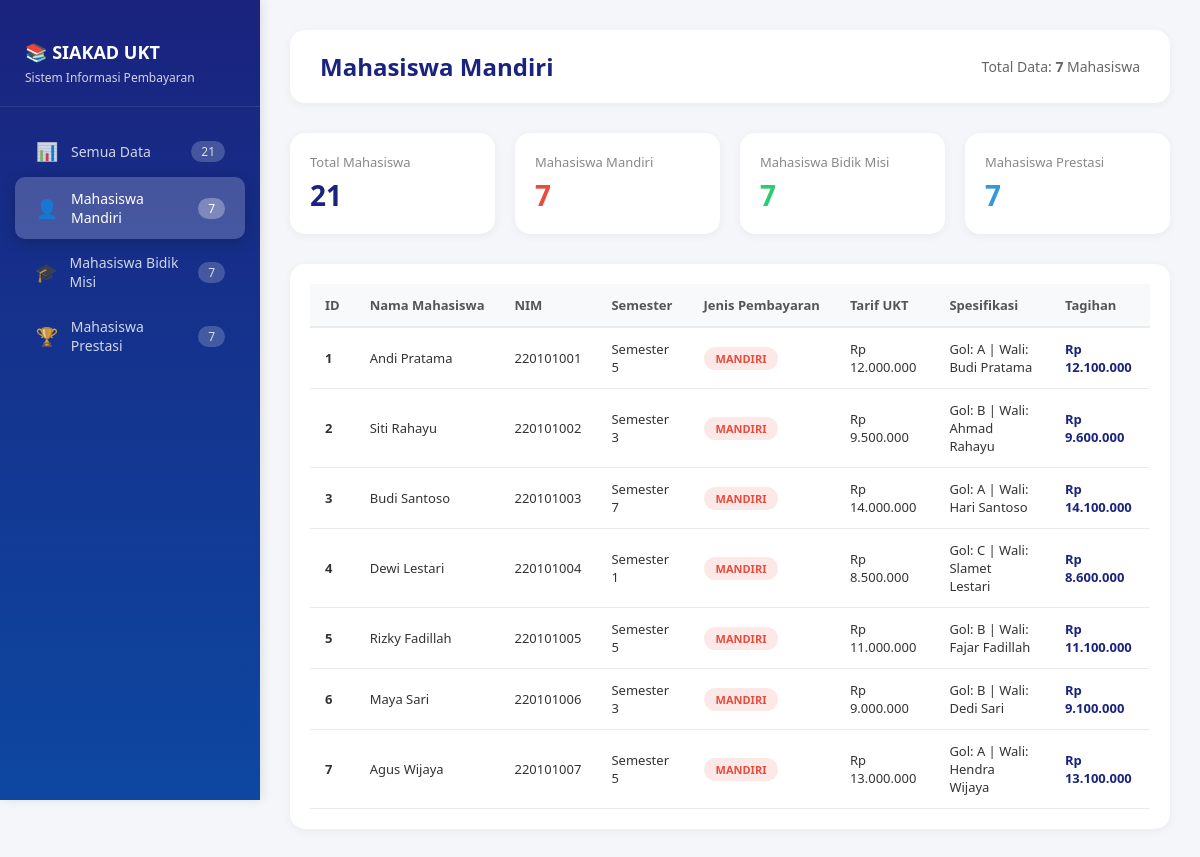
Page /?menu=mandiri on the committed database.
### tables this page shows
CREATE TABLE `tabel_mahasiswa` (
  `id_mahasiswa` int NOT NULL,
  `nama_mahasiswa` varchar(100) NOT NULL,
  `nim` varchar(20) NOT NULL,
  `semester` int NOT NULL,
  `tarif_ukt_nominal` decimal(15,2) NOT NULL,
  `jenis_pembayaran` enum('Mandiri','Bidik Misi','Prestasi') NOT NULL,
  `golongan_ukt` varchar(10) DEFAULT NULL,
  `nama_wali` varchar(100) DEFAULT NULL,
  `nomor_kip_kuliah` varchar(50) DEFAULT NULL,
  `dana_saku_subsidi` decimal(15,2) DEFAULT NULL,
  `nama_instansi_beasiswa` varchar(100) DEFAULT NULL,
  `minimal_ukt_bersyarat` decimal(15,2) DEFAULT NULL
);

### koneksi.php (called while the page is built, shortened)
<?php
class Database {
    private $host = 'localhost';
    private $username = 'root';
    private $password = '';
    private $database = 'db_uas_pbo_trpl1a_hazelransykrishna';
    private $connection;
    private function connect() {
        $this->connection = new mysqli($this->host, $this->username, $this->password, $this->database);
        $this->connection->set_charset("utf8");
    }
    public function prepare($sql) {
        return $this->connection->prepare($sql);
    }
}
$db = new Database();
?>

### Mahasiswa.php (called while the page is built, shortened)
<?php
abstract class Mahasiswa {
    public function __construct($id_mahasiswa, $nama_mahasiswa, $nim, $semester, $tarif_ukt_nominal, $jenis_pembayaran, $db = null) {
        $this->tarif_ukt_nominal = $tarif_ukt_nominal;
    }
}
?>

### MahasiswaMandiri.php (called while the page is built, shortened)
<?php
require_once 'Mahasiswa.php';
class MahasiswaMandiri extends Mahasiswa {
    public function hitungTagihanSemester() {
        $tagihan = $this->tarif_ukt_nominal + 100000;
        return $tagihan;
    }
}
?>

### index.php (the view, shortened to what this page needs)
<?php
require_once 'koneksi.php';
require_once 'Mahasiswa.php';
require_once 'MahasiswaMandiri.php';
require_once 'MahasiswaPrestasi.php';
$conn = $db->getConnection();
$menu = isset($_GET['menu']) ? $_GET['menu'] : 'semua';
function getDataMahasiswa($db, $conn, $jenis = null) {
    if ($jenis === null) {
        $query = "SELECT * FROM tabel_mahasiswa ORDER BY id_mahasiswa";
        $result = $db->query($query);
    } else {
        $query = "SELECT * FROM tabel_mahasiswa WHERE jenis_pembayaran = ? ORDER BY id_mahasiswa";
        $stmt = $db->prepare($query);
        $stmt->bind_param("s", $jenis);
        $stmt->execute();
        $result = $stmt->get_result();
    }
    $data = [];
    if ($result) {
        while ($row = $result->fetch_assoc()) {
            $data[] = $row;
        }
    }
    return $data;
}
function createMahasiswaObject($data, $conn) {
    $jenis = $data['jenis_pembayaran'];
    switch ($jenis) {
        case 'Mandiri':
            return new MahasiswaMandiri(
                $data['id_mahasiswa'],
                $data['nama_mahasiswa'],
                $data['nim'],
                $data['semester'],
                $data['tarif_ukt_nominal'],
                $data['golongan_ukt'],
                $data['nama_wali'],
                $conn
            );
    }
}
if ($menu == 'mandiri') {
    $dataMahasiswa = getDataMahasiswa($db, $conn, 'Mandiri');
    $title = 'Mahasiswa Mandiri';
} elseif ($menu == 'bidikmisi') {
    $dataMahasiswa = getDataMahasiswa($db, $conn, 'Bidik Misi');
    $title = 'Mahasiswa Bidik Misi';
} elseif ($menu == 'prestasi') {
    $dataMahasiswa = getDataMahasiswa($db, $conn, 'Prestasi');
    $title = 'Mahasiswa Prestasi';
} else {
    $dataMahasiswa = getDataMahasiswa($db, $conn);
    $title = 'Semua Data Mahasiswa';
}
$totalMandiri = count(getDataMahasiswa($db, $conn, 'Mandiri'));
$totalBidikMisi = count(getDataMahasiswa($db, $conn, 'Bidik Misi'));
$totalPrestasi = count(getDataMahasiswa($db, $conn, 'Prestasi'));
$totalSemua = $totalMandiri + $totalBidikMisi + $totalPrestasi;
?>
<!DOCTYPE html>
<html lang="id">
<head>
</head>
<body>
    <div class="sidebar">
        <div class="sidebar-header">
            <h2>📚 SIAKAD UKT</h2>
            <p>Sistem Informasi Pembayaran</p>
        </div>
        <ul class="sidebar-menu">
            <li>
                <a href="?menu=semua" class="<?= $menu == 'semua' ? 'active' : '' ?>">
                    <span class="icon">📊</span>
                    Semua Data
                    <span class="badge"><?= $totalSemua ?></span>
                </a>
            </li>
            <li>
                <a href="?menu=mandiri" class="<?= $menu == 'mandiri' ? 'active' : '' ?>">
                    <span class="icon">👤</span>
                    Mahasiswa Mandiri
                    <span class="badge"><?= $totalMandiri ?></span>
                </a>
            </li>
            <li>
                <a href="?menu=bidikmisi" class="<?= $menu == 'bidikmisi' ? 'active' : '' ?>">
                    <span class="icon">🎓</span>
                    Mahasiswa Bidik Misi
                    <span class="badge"><?= $totalBidikMisi ?></span>
                </a>
            </li>
            <li>
                <a href="?menu=prestasi" class="<?= $menu == 'prestasi' ? 'active' : '' ?>">
                    <span class="icon">🏆</span>
                    Mahasiswa Prestasi
                    <span class="badge"><?= $totalPrestasi ?></span>
                </a>
            </li>
        </ul>
    </div>
    <div class="main-content">
        <div class="header">
            <h1><?= $title ?></h1>
            <div class="info">
                Total Data: <strong><?= count($dataMahasiswa) ?></strong> Mahasiswa
            </div>
        </div>
        <div class="stats">
            <div class="stat-card">
                <div class="stat-title">Total Mahasiswa</div>
                <div class="stat-number semua"><?= $totalSemua ?></div>
            </div>
            <div class="stat-card">
                <div class="stat-title">Mahasiswa Mandiri</div>
                <div class="stat-number mandiri"><?= $totalMandiri ?></div>
            </div>
            <div class="stat-card">
                <div class="stat-title">Mahasiswa Bidik Misi</div>
                <div class="stat-number bidikmisi"><?= $totalBidikMisi ?></div>
            </div>
            <div class="stat-card">
                <div class="stat-title">Mahasiswa Prestasi</div>
                <div class="stat-number prestasi"><?= $totalPrestasi ?></div>
            </div>
        </div>
        <div class="table-container">
            <?php if (count($dataMahasiswa) > 0): ?>
            <table>
                <thead>
                    <tr>
                        <th>ID</th>
                        <th>Nama Mahasiswa</th>
                        <th>NIM</th>
                        <th>Semester</th>
                        <th>Jenis Pembayaran</th>
                        <th>Tarif UKT</th>
                        <th>Spesifikasi</th>
                        <th>Tagihan</th>
                    </tr>
                </thead>
                <tbody>
                    <?php foreach ($dataMahasiswa as $data):
                        $obj = createMahasiswaObject($data, $conn);
                        $tagihan = $obj ? $obj->hitungTagihanSemester() : 0;
                        $spesifikasi = '-';
                        if ($data['jenis_pembayaran'] == 'Mandiri') {
                            $spesifikasi = 'Gol: ' . $data['golongan_ukt'] . ' | Wali: ' . $data['nama_wali'];
                        } elseif ($data['jenis_pembayaran'] == 'Bidik Misi') {
                            $spesifikasi = 'KIP: ' . $data['nomor_kip_kuliah'] . ' | Dana: Rp ' . number_format($data['dana_saku_subsidi'], 0, ',', '.');
                        } elseif ($data['jenis_pembayaran'] == 'Prestasi') {
                            $spesifikasi = $data['nama_instansi_beasiswa'] . ' | Minimal: Rp ' . number_format($data['minimal_ukt_bersyarat'], 0, ',', '.');
                        }
                        $badgeClass = '';
                        if ($data['jenis_pembayaran'] == 'Mandiri') {
                            $badgeClass = 'badge-mandiri';
                        } elseif ($data['jenis_pembayaran'] == 'Bidik Misi') {
                            $badgeClass = 'badge-bidikmisi';
                        } elseif ($data['jenis_pembayaran'] == 'Prestasi') {
                            $badgeClass = 'badge-prestasi';
                        }
                    ?>
                    <tr>
                        <td><strong><?= $data['id_mahasiswa'] ?></strong></td>
                        <td><?= htmlspecialchars($data['nama_mahasiswa']) ?></td>
                        <td><?= htmlspecialchars($data['nim']) ?></td>
                        <td>Semester <?= $data['semester'] ?></td>
                        <td>
                            <span class="badge-status <?= $badgeClass ?>">
                                <?= $data['jenis_pembayaran'] ?>
                            </span>
                        </td>
                        <td>Rp <?= number_format($data['tarif_ukt_nominal'], 0, ',', '.') ?></td>
                        <td><?= htmlspecialchars($spesifikasi) ?></td>
                        <td>
                            <?php if ($tagihan == 0): ?>
                                <span class="tagihan-gratis">GRATIS</span>
                            <?php else: ?>
                                <span class="tagihan">Rp <?= number_format($tagihan, 0, ',', '.') ?></span>
                            <?php endif; ?>
                        </td>
                    </tr>
                    <?php endforeach; ?>
                </tbody>
            </table>
            <?php else: ?>
                <div class="no-data">
                    <p>📭 Belum ada data mahasiswa untuk kategori ini.</p>
                </div>
            <?php endif; ?>
        </div>
    </div>
</body>
</html>

### index.php (style rules this page uses)
* { margin: 0; padding: 0; box-sizing: border-box; }
body { font-family: 'Segoe UI', Tahoma, Geneva, Verdana, sans-serif; background: #f4f6f9; display: flex; min-height: 100vh; }
.sidebar { width: 260px; background: linear-gradient(180deg, #1a237e 0%, #0d47a1 100%); color: white; padding: 20px 0; position: fixed; height: 100vh; overflow-y: auto; box-shadow: 2px 0 10px rgba(0,0,0,0.1); z-index: 1000; }
.sidebar-header { padding: 20px 25px; border-bottom: 1px solid rgba(255,255,255,0.1); margin-bottom: 20px; }
.sidebar-header h2 { font-size: 18px; font-weight: 700; margin-bottom: 5px; display: flex; align-items: center; gap: 10px; }
.sidebar-header p { font-size: 12px; opacity: 0.8; }
.sidebar-menu { list-style: none; padding: 0; }
.sidebar-menu li { margin: 2px 15px; }
.sidebar-menu li a { display: flex; align-items: center; padding: 12px 20px; color: rgba(255,255,255,0.8); text-decoration: none; border-radius: 10px; transition: all 0.3s; font-size: 14px; font-weight: 500; }
.sidebar-menu li a.active { background: rgba(255,255,255,0.2); color: white; box-shadow: 0 4px 15px rgba(0,0,0,0.2); }
.sidebar-menu li a .icon { margin-right: 12px; font-size: 18px; width: 24px; text-align: center; }
.sidebar-menu li a .badge { margin-left: auto; background: rgba(255,255,255,0.2); padding: 2px 10px; border-radius: 20px; font-size: 12px; }
.sidebar-menu li a.active .badge { background: rgba(255,255,255,0.3); }
.main-content { margin-left: 260px; padding: 30px; width: 100%; }
.header { display: flex; justify-content: space-between; align-items: center; margin-bottom: 30px; background: white; padding: 20px 30px; border-radius: 15px; box-shadow: 0 2px 10px rgba(0,0,0,0.05); }
.header h1 { font-size: 24px; color: #1a237e; font-weight: 700; }
.header .info { color: #666; font-size: 14px; }
.stats { display: grid; grid-template-columns: repeat(4, 1fr); gap: 20px; margin-bottom: 30px; }
.stat-card { background: white; padding: 20px; border-radius: 15px; box-shadow: 0 2px 10px rgba(0,0,0,0.05); transition: transform 0.3s; }
.stat-card .stat-title { font-size: 13px; color: #888; font-weight: 500; margin-bottom: 5px; }
.stat-card .stat-number { font-size: 28px; font-weight: 700; color: #1a237e; }
.stat-card .stat-number.mandiri { color: #e74c3c; }
.stat-card .stat-number.bidikmisi { color: #2ecc71; }
.stat-card .stat-number.prestasi { color: #3498db; }
.stat-card .stat-number.semua { color: #1a237e; }
.table-container { background: white; border-radius: 15px; padding: 20px; box-shadow: 0 2px 10px rgba(0,0,0,0.05); overflow-x: auto; }
table { width: 100%; border-collapse: collapse; }
table thead { background: #f8f9fa; }
table th { padding: 12px 15px; text-align: left; font-size: 13px; font-weight: 600; color: #555; border-bottom: 2px solid #e9ecef; white-space: nowrap; }
table td { padding: 12px 15px; border-bottom: 1px solid #e9ecef; font-size: 13px; color: #333; }
.badge-status { display: inline-block; padding: 4px 12px; border-radius: 20px; font-size: 11px; font-weight: 600; text-transform: uppercase; }
.badge-mandiri { background: #fde8e8; color: #e74c3c; }
.tagihan { font-weight: 700; color: #1a237e; }

### rows in the picture
tabel_mahasiswa: id_mahasiswa "1", nama_mahasiswa "Andi Pratama", nim "220101001", semester "5", jenis_pembayaran "MANDIRI", tarif_ukt_nominal "12.000.000", spesifikasi "Gol: A | Wali: Budi Pratama", tarif_ukt_nominal "12.100.000"
tabel_mahasiswa: id_mahasiswa "2", nama_mahasiswa "Siti Rahayu", nim "220101002", semester "3", jenis_pembayaran "MANDIRI", tarif_ukt_nominal "9.500.000", spesifikasi "Gol: B | Wali: Ahmad Rahayu", tarif_ukt_nominal "9.600.000"
tabel_mahasiswa: id_mahasiswa "3", nama_mahasiswa "Budi Santoso", nim "220101003", semester "7", jenis_pembayaran "MANDIRI", tarif_ukt_nominal "14.000.000", spesifikasi "Gol: A | Wali: Hari Santoso", tarif_ukt_nominal "14.100.000"
tabel_mahasiswa: id_mahasiswa "4", nama_mahasiswa "Dewi Lestari", nim "220101004", semester "1", jenis_pembayaran "MANDIRI", tarif_ukt_nominal "8.500.000", spesifikasi "Gol: C | Wali: Slamet Lestari", tarif_ukt_nominal "8.600.000"
tabel_mahasiswa: id_mahasiswa "5", nama_mahasiswa "Rizky Fadillah", nim "220101005", semester "5", jenis_pembayaran "MANDIRI", tarif_ukt_nominal "11.000.000", spesifikasi "Gol: B | Wali: Fajar Fadillah", tarif_ukt_nominal "11.100.000"
tabel_mahasiswa: id_mahasiswa "6", nama_mahasiswa "Maya Sari", nim "220101006", semester "3", jenis_pembayaran "MANDIRI", tarif_ukt_nominal "9.000.000", spesifikasi "Gol: B | Wali: Dedi Sari", tarif_ukt_nominal "9.100.000"
tabel_mahasiswa: id_mahasiswa "7", nama_mahasiswa "Agus Wijaya", nim "220101007", semester "5", jenis_pembayaran "MANDIRI", tarif_ukt_nominal "13.000.000", spesifikasi "Gol: A | Wali: Hendra Wijaya", tarif_ukt_nominal "13.100.000"

### other values in the picture
$totalSemua "21"
$totalMandiri "7"
$totalBidikMisi "7"
$totalPrestasi "7"
$title "Mahasiswa Mandiri"
count($dataMahasiswa) "7"
